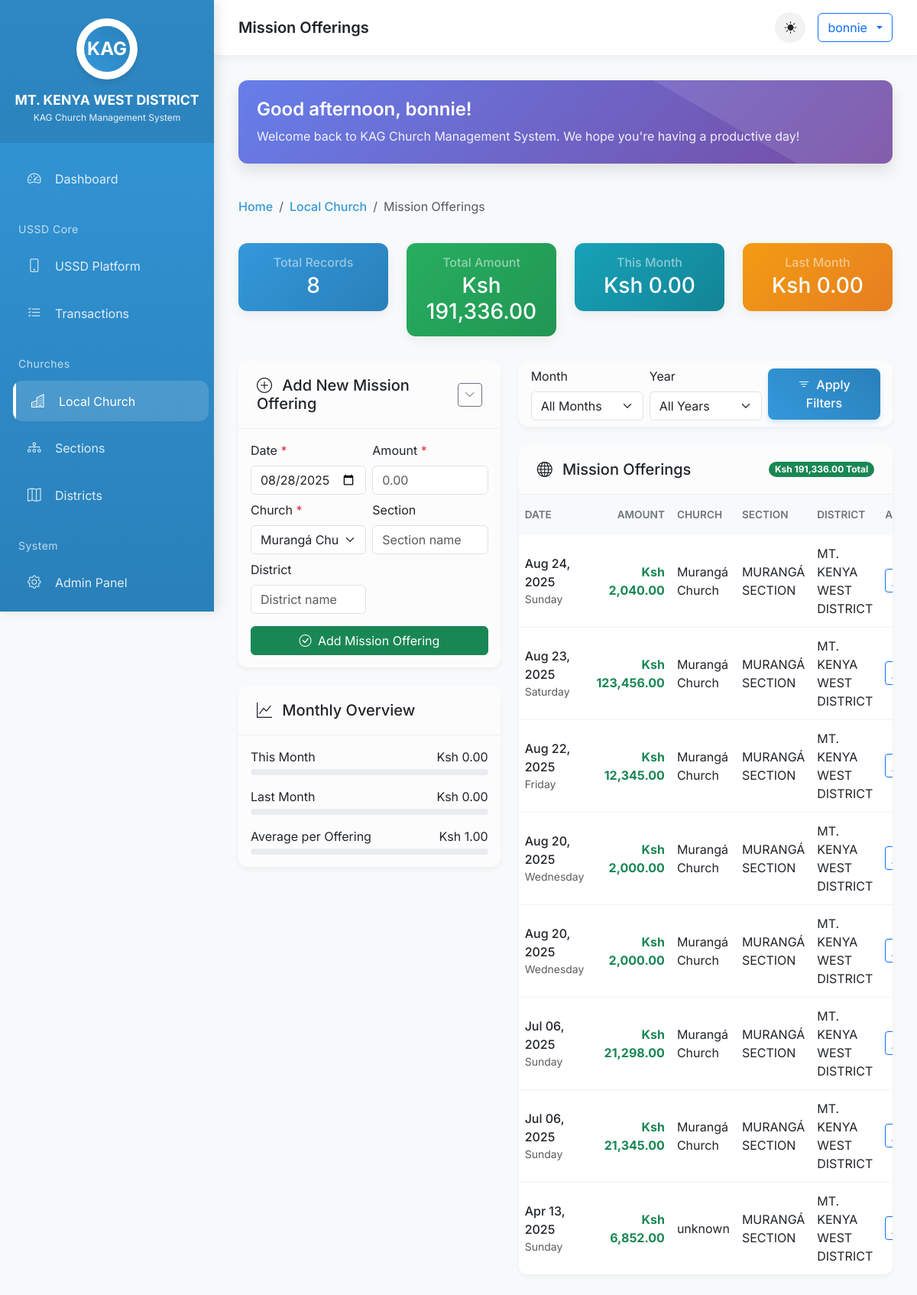
Screenshot of /local-church/mission-offerings/ (signed in) with the database file from the repository.
### Local_Church/models.py (models this page shows, shortened)
class Mission_Offering(models.Model):
    date = models.DateField(default=date.today)
    Amount = models.DecimalField(max_digits=10, decimal_places=2)
    CHURCH_NAME_CHOICES = [
        ('Murangá Church', 'Murangá Church')
    ]
    church_name = models.CharField(max_length=100, default="unknown",choices=CHURCH_NAME_CHOICES)
    SECTION_NAME_CHOICES = [
        ('Murangá Church', 'Murangá Church')
    ]
    section_name = models.CharField(max_length=100, default="MURANGÁ SECTION")
    DISTRICT_NAME_CHOICES = [
        ('MT. KENYA WEST DISTRICT', 'Murangá Church')
    ]
    district_name = models.CharField(max_length=100, default="MT. KENYA WEST DISTRICT")

### Local_Church/views.py (the view)
# urls.py: path('mission-offerings/', views.mission_offerings, name='mission_offerings'),
@login_required
def mission_offerings(request):
    offerings = Mission_Offering.objects.all().order_by('-date')
    church = request.GET.get('church')
    if church:
        offerings = offerings.filter(church_name=church)
    paginator = Paginator(offerings, 50)
    page_number = request.GET.get('page')
    page_obj = paginator.get_page(page_number)
    total_amount = offerings.aggregate(total=Sum('Amount'))['total'] or 0
    context = {
        'offerings': page_obj,
        'total_amount': total_amount,
        'title': 'Mission Offerings',
    }
    return render(request, 'Local_Church/mission_offerings.html', context)

### templates/local_church/mission_offerings.html (shortened to what this page needs)
{% extends "base.html" %}
{% load humanize %}
{% block page_title %}Mission Offerings{% endblock %}
{% block breadcrumb %}
<li class="breadcrumb-item"><a href="{% url 'Local_Church:dashboard' %}">Local Church</a></li>
<li class="breadcrumb-item active">Mission Offerings</li>
{% endblock %}
{% block content %}
<div class="row mb-4">
    <div class="col-xl-3 col-md-6">
        <div class="card stat-card bg-primary-hover mb-2">
            <div class="card-body p-3 text-center">
                <h6 class="card-title text-white-50 mb-1">Total Records</h6>
                <h3 class="card-text text-white mb-0">{{ offerings.paginator.count|default:0|intcomma }}</h3>
            </div>
        </div>
    </div>
    <div class="col-xl-3 col-md-6">
        <div class="card stat-card bg-success-hover mb-2">
            <div class="card-body p-3 text-center">
                <h6 class="card-title text-white-50 mb-1">Total Amount</h6>
                <h3 class="card-text text-white mb-0">Ksh {{ total_amount|default:0|floatformat:2|intcomma }}</h3>
            </div>
        </div>
    </div>
    <div class="col-xl-3 col-md-6">
        <div class="card stat-card bg-info-hover mb-2">
            <div class="card-body p-3 text-center">
                <h6 class="card-title text-white-50 mb-1">This Month</h6>
                <h3 class="card-text text-white mb-0">Ksh {{ this_month_total|default:0|floatformat:2|intcomma }}</h3>
            </div>
        </div>
    </div>
    <div class="col-xl-3 col-md-6">
        <div class="card stat-card bg-warning-hover mb-2">
            <div class="card-body p-3 text-center">
                <h6 class="card-title text-white-50 mb-1">Last Month</h6>
                <h3 class="card-text text-white mb-0">Ksh {{ last_month_total|default:0|floatformat:2|intcomma }}</h3>
            </div>
        </div>
    </div>
</div>
<div class="row">
    <div class="col-lg-5">
        <div class="card card-action mb-4">
            <div class="card-header d-flex align-items-center">
                <h5 class="mb-0"><i class="bi bi-plus-circle me-2"></i> Add New Mission Offering</h5>
                <button class="btn btn-sm btn-outline-secondary ms-auto" type="button" data-bs-toggle="collapse" data-bs-target="#addFormCollapse" aria-expanded="true">
                    <i class="bi bi-chevron-down"></i>
                </button>
            </div>
            <div class="collapse show" id="addFormCollapse">
                <div class="card-body">
                    <form method="post" action="{% url 'Local_Church:mission_offering_create' %}">
                        <div class="row g-2">
                            <div class="col-md-6">
                                <label class="form-label">Date <span class="text-danger">*</span></label>
                                <input type="date" name="date" class="form-control" value="{{ today }}" required>
                            </div>
                            <div class="col-md-6">
                                <label class="form-label">Amount <span class="text-danger">*</span></label>
                                <input type="number" name="Amount" class="form-control" step="0.01" placeholder="0.00" min="0" required>
                            </div>
                            <div class="col-md-6">
                                <label class="form-label">Church <span class="text-danger">*</span></label>
                                <select name="church_name" class="form-select" required>
                                    <option value="Murangá Church" selected>Murangá Church</option>
                                </select>
                            </div>
                            <div class="col-md-6">
                                <label class="form-label">Section</label>
                                <input type="text" name="section_name" class="form-control" placeholder="Section name">
                            </div>
                            <div class="col-md-6">
                                <label class="form-label">District</label>
                                <input type="text" name="district_name" class="form-control" placeholder="District name">
                            </div>
                            <div class="col-12 mt-3">
                                <button type="submit" class="btn btn-success w-100">
                                    <i class="bi bi-check-circle me-1"></i> Add Mission Offering
                                </button>
                            </div>
                        </div>
                    </form>
                </div>
            </div>
        </div>
        <div class="card card-action mb-4">
            <div class="card-header">
                <h5 class="mb-0"><i class="bi bi-graph-up me-2"></i> Monthly Overview</h5>
            </div>
            <div class="card-body">
                <div class="mb-3">
                    <div class="d-flex justify-content-between mb-1">
                        <span>This Month</span>
                        <span>Ksh {{ this_month_total|default:0|floatformat:2|intcomma }}</span>
                    </div>
                    <div class="progress" style="height: 8px;">
                    </div>
                </div>
                <div class="mb-3">
                    <div class="d-flex justify-content-between mb-1">
                        <span>Last Month</span>
                        <span>Ksh {{ last_month_total|default:0|floatformat:2|intcomma }}</span>
                    </div>
                    <div class="progress" style="height: 8px;">
                    </div>
                </div>
                <div>
                    <div class="d-flex justify-content-between mb-1">
                        <span>Average per Offering</span>
                        <span>
                            {% if offerings.paginator.count > 0 %}
                                Ksh {{ total_amount|divisibleby:offerings.paginator.count|floatformat:2|intcomma }}
                            {% else %}
                                Ksh 0.00
                            {% endif %}
                        </span>
                    </div>
                    <div class="progress" style="height: 8px;">
                    </div>
                </div>
            </div>
        </div>
    </div>
    <div class="col-lg-7">
        <div class="card card-action mb-4">
            <div class="card-body py-2">
                <div class="row g-2 align-items-center">
                    <div class="col-md-4">
                        <label class="form-label">Month</label>
                        <select class="form-select" id="monthFilter">
                            <option value="">All Months</option>
                        </select>
                    </div>
                    <div class="col-md-4">
                        <label class="form-label">Year</label>
                        <select class="form-select" id="yearFilter">
                            <option value="">All Years</option>
                        </select>
                    </div>
                    <div class="col-md-4 d-flex align-items-end">
                        <button class="btn btn-primary w-100" onclick="showFilterNotification()">
                            <i class="bi bi-filter me-1"></i> Apply Filters
                        </button>
                    </div>
                </div>
            </div>
        </div>
        <div class="card card-action">
            <div class="card-header d-flex justify-content-between align-items-center">
                <h5 class="mb-0"><i class="bi bi-globe me-2"></i> Mission Offerings</h5>
                <span class="badge bg-success rounded-pill">Ksh {{ total_amount|default:0|floatformat:2|intcomma }} Total</span>
            </div>
            <div class="card-body p-0">
                {% if offerings %}
                <div class="table-responsive">
                    <table class="table table-hover table-borderless mb-0">
                        <thead class="table-light">
                            <tr>
                                <th>Date</th>
                                <th class="text-end">Amount</th>
                                <th>Church</th>
                                <th>Section</th>
                                <th>District</th>
                                <th>Actions</th>
                            </tr>
                        </thead>
                        <tbody>
                            {% for offering in offerings %}
                            <tr>
                                <td>
                                    <div class="d-flex flex-column">
                                        <span class="fw-medium">{{ offering.date|date:"M d, Y" }}</span>
                                        <small class="text-muted">{{ offering.date|date:"l" }}</small>
                                    </div>
                                </td>
                                <td class="text-end fw-bold text-success">Ksh {{ offering.Amount|default:0|floatformat:2|intcomma }}</td>
                                <td>{{ offering.church_name }}</td>
                                <td>{{ offering.section_name|default:"-" }}</td>
                                <td>{{ offering.district_name|default:"-" }}</td>
                                <td>
                                    <div class="btn-group btn-group-sm">
                                        <button type="button" class="btn btn-outline-primary" data-bs-toggle="modal" data-bs-target="#editModal{{ offering.id }}" title="Edit">
                                        </button>
                                    </div>
                                </td>
                            </tr>
                            {% endfor %}
                        </tbody>
                    </table>
                </div>
                {% else %}
                <div class="text-center text-muted py-5">
                    <i class="bi bi-inbox display-4 opacity-25"></i>
                    <h4 class="mt-3">No Mission Offerings</h4>
                    <p>Get started by adding your first mission offering.</p>
                </div>
                {% endif %}
            </div>
        </div>
    </div>
</div>
{% endblock %}

### templates/base.html (shortened to what this page needs)
<!DOCTYPE html>
<html lang="en" data-bs-theme="light">
<head>
    <link href="https://cdn.jsdelivr.net/npm/bootstrap@5.3.0/dist/css/bootstrap.min.css" rel="stylesheet">
    <link rel="stylesheet" href="https://cdn.jsdelivr.net/npm/bootstrap-icons@1.11.0/font/bootstrap-icons.css">
</head>
<body>
    <div class="sidebar">
        <div class="sidebar-brand">
            <div class="logo-container">
                <div class="logo-placeholder">KAG</div>
            </div>
            <h4>MT. KENYA WEST DISTRICT</h4>
            <div class="subtitle">KAG Church Management System</div>
        </div>
        <nav class="nav flex-column mt-2">
            <a class="nav-link {% if request.path == '/dashboard/' %}active{% endif %}" href="{% url 'USSD_CORE:dashboard' %}">
                <i class="bi bi-speedometer2"></i> Dashboard
            </a>
            <li class="nav-item">
                <small>USSD Core</small>
            </li>
            <a class="nav-link {% if request.path == '/home/' %}active{% endif %}" href="{% url 'USSD_CORE:ussd-home' %}">
                <i class="bi bi-phone"></i> USSD Platform
            </a>
            <a class="nav-link {% if request.path == '/transactions/' %}active{% endif %}" href="{% url 'USSD_CORE:transaction_list' %}">
                <i class="bi bi-list-check"></i> Transactions
            </a>
            <li class="nav-item">
                <small>Churches</small>
            </li>
            <a class="nav-link {% if '/local-church/' in request.path %}active{% endif %}" href="/local-church/">
                <i class="bi bi-buildings"></i> Local Church
            </a>
            <a class="nav-link {% if '/sections/' in request.path %}active{% endif %}" href="#">
                <i class="bi bi-diagram-3"></i> Sections
            </a>
            <a class="nav-link {% if '/districts/' in request.path %}active{% endif %}" href="#">
                <i class="bi bi-map"></i> Districts
            </a>
            <li class="nav-item">
                <small>System</small>
            </li>
            <a class="nav-link {% if '/admin/' in request.path %}active{% endif %}" href="/admin/" target="_blank">
                <i class="bi bi-gear"></i> Admin Panel
            </a>
            <button class="nav-link logout-trigger" type="button" data-bs-toggle="modal" data-bs-target="#logoutModal">
            </button>
        </nav>
    </div>
    <div class="main-content">
        <div class="top-nav d-flex justify-content-between align-items-center">
            <div class="d-flex align-items-center gap-3">
                <h5 class="mb-0 fw-semibold">{% block page_title %}Dashboard{% endblock %}</h5>
            </div>
            <div class="d-flex align-items-center gap-3">
                <div class="theme-toggle" onclick="toggleTheme()">
                    <i class="bi bi-sun-fill"></i>
                </div>
                <div class="dropdown">
                    <button class="btn btn-outline-primary dropdown-toggle d-flex align-items-center gap-2" type="button" data-bs-toggle="dropdown">
                        <span>{{ user.username }}</span>
                    </button>
                </div>
            </div>
        </div>
        <div class="content-wrapper">
            <div class="welcome-message">
                <h4 id="time-greeting">Good morning, {{ user.get_full_name|default:user.username }}!</h4>
                <p id="welcome-text">Welcome back to KAG Church Management System. We're glad to have you here.</p>
            </div>
            <nav aria-label="breadcrumb" class="mb-4">
                <ol class="breadcrumb">
                    <li class="breadcrumb-item"><a href="{% url 'USSD_CORE:dashboard' %}">Home</a></li>
                    {% block breadcrumb %}{% endblock %}
                </ol>
            </nav>
            {% block content %}
            {% endblock %}
        </div>
    </div>
</body>
</html>

### rows the page displays
Mission_Offering: date "Aug 24, 2025", date "Sunday", Amount "2,040.00", church_name "Murangá Church", section_name "MURANGÁ SECTION", district_name "MT. KENYA WEST DISTRICT"
Mission_Offering: date "Aug 23, 2025", date "Saturday", Amount "123,456.00", church_name "Murangá Church", section_name "MURANGÁ SECTION", district_name "MT. KENYA WEST DISTRICT"
Mission_Offering: date "Aug 22, 2025", date "Friday", Amount "12,345.00", church_name "Murangá Church", section_name "MURANGÁ SECTION", district_name "MT. KENYA WEST DISTRICT"
Mission_Offering: date "Aug 20, 2025", date "Wednesday", Amount "2,000.00", church_name "Murangá Church", section_name "MURANGÁ SECTION", district_name "MT. KENYA WEST DISTRICT"
Mission_Offering: date "Aug 20, 2025", date "Wednesday", Amount "2,000.00", church_name "Murangá Church", section_name "MURANGÁ SECTION", district_name "MT. KENYA WEST DISTRICT"
Mission_Offering: date "Jul 06, 2025", date "Sunday", Amount "21,298.00", church_name "Murangá Church", section_name "MURANGÁ SECTION", district_name "MT. KENYA WEST DISTRICT"
Mission_Offering: date "Jul 06, 2025", date "Sunday", Amount "21,345.00", church_name "Murangá Church", section_name "MURANGÁ SECTION", district_name "MT. KENYA WEST DISTRICT"
Mission_Offering: date "Apr 13, 2025", date "Sunday", Amount "6,852.00", church_name "unknown", section_name "MURANGÁ SECTION", district_name "MT. KENYA WEST DISTRICT"

### other values shown
{{ user.username }} "bonnie"
{{ offerings.paginator.count|default:0|intcomma }} "8"
{{ total_amount|default:0|floatformat:2|intcomma }} "191,336.00"
{{ this_month_total|default:0|floatformat:2|intcomma }} "0.00"
{{ last_month_total|default:0|floatformat:2|intcomma }} "0.00"
